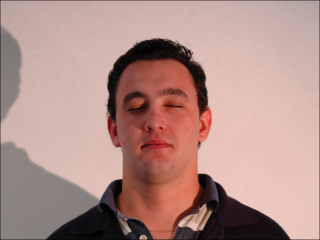
#> input picture Assignment_3/Assignment_4/face_dark.bmp, 320 x 240 px
$ python Skin_modeling.py
#> lines starting #> are read from the running program, lines starting #| are printed output that depends on the picture; after the words box and inside, x2 and y2 are one past the last pixel; in counts of white or black regions, pixels touching at a corner belong together
"""
Erik Sundblad
CS3150
10/27/2021
Extending Skin detection utilizing morphology to improve results
"""

import cv2 as cv
import numpy as np
import matplotlib.pyplot as plt

def skin_detection( src ):
    """ Skin detection in RGB colorspace, using known pixel value minimmums for skin
    as provided by A Survey on Pixel-Based Skin Color Detection Techniques """

    b = src[:,:,0].astype(np.int16)
    g = src[:,:,1].astype(np.int16)
    r = src[:,:,2].astype(np.int16)

    #clever boolean style array
    skin_mask =                                    \
          (r > 96) & (g > 40) & (b > 10)           \
        & ((src.max() - src.min()) > 15)           \
        & (np.abs(r-g) > 15) & (r > g) & (r > b)

    return src * skin_mask.reshape(skin_mask.shape[0], skin_mask.shape[1], 1)

def histogram_normalizer(img):
    """ Function to extract the histogram in list file and pass to local_min
    function to extract desired threshold(seperate spikes in luminocity frequency)"""
    length, width = img.shape
    hist = [0] * 256
    num_pix = length * width
    # loop through and aggregate histogram
    for i in range(length):
        for j in range(width):
            hist[img[i,j]] += 1

    #pass hist to local min function and reserve returned threshold
    thresh, deriv = find_local_min(hist)
    #print(thresh) -> Print out threshold for checking function result

    for i in range(length):
        for j in range(width):
            if img[i, j] > (thresh):
                img[i,j] = 0
    #Mask out any values greater than thresh value
    return img

def find_local_min( hist ):
    """ Function to return threshold of localized minimum
    (largest changes in count of pixels at specific lum values """

    kern = np.array(
            [2,0,0,0,
             2,0,0,0,
             2,0,0,0,
             2,0,0,0,
             1,0,0,0,
             1,0,0,0,
             1,0,0,0,
             1,0,0,0,
             -3,-3,-3,-3
             -3,-3,-3,-3
             ,0,0,0,1
             ,0,0,0,1
             ,0,0,0,1
             ,0,0,0,1
             ,0,0,0,2
             ,0,0,0,2
             ,0,0,0,2
             ,0,0,0,2])
    #// theres a lot of 0's in there what will throw off
    #// the convolution
    hist[0] = 0
    deriv = np.convolve(hist, kern, mode='same')
    threshold = deriv.argmax()
    return threshold, deriv

def filter(pic):
    """ Generic Filter func takes picture to process, filter kernel, and filter name"""
    avg = np.full((11, 11), (1/(11**2)))
    filtered = cv.filter2D(pic, -1, avg)
    plt.figure()
    plt.title("Average Filter")
    plt.imshow(filtered, cmap='gray', vmin=0, vmax=255)
    return filtered

def face_morph(img):
    """Utilizes morphology to better define skin region"""
    kernel_square_open = np.ones((5, 5), np.uint8)  # square kernal of 1
    kernel_square_close = np.ones((15,15), np.uint8) #square kernal of 1

    kernel_cross = np.array(    # For testing out results with different shaped structs
        [[0,0,1,0,0],
        [0,0,1,0,0],
        [1,1,1,1,1],
        [0,0,1,0,0],
        [0,0,1,0,0]], np.uint8
    )
    kernel_circle = np.array(
        [[0, 0, 1, 0, 0],
         [0, 1, 1, 1, 0],
         [1, 1, 1, 1, 1],
         [0, 1, 1, 1, 0],
         [0, 0, 1, 0, 0]], np.uint8
    )
    opening = cv.morphologyEx(img, cv.MORPH_OPEN, kernel_square_open)
    plt.figure()
    plt.title('opening morph')
    plt.imshow(cv.cvtColor(opening, cv.COLOR_BGR2RGB))

    closing = cv.morphologyEx(opening, cv.MORPH_CLOSE, kernel_square_close)
    plt.figure()
    plt.title('closing morph')
    plt.imshow(cv.cvtColor(closing, cv.COLOR_BGR2RGB))
    return closing


if __name__ == "__main__":
    """Main codeblock to perform dilation"""

    # Read in Dark Face, display, apply skin filter, and display
    face_b = cv.imread('face_dark.bmp', cv.IMREAD_COLOR)
#> face_b is the input picture: shape (240, 320, 3); mean B, G, R 136.4, 143.2, 177.3
    skin_b = skin_detection(face_b)
#> in skin_detection, `g = src[:,:,1].astype(np.int16)`:
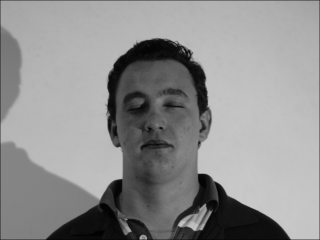
#> g: shape (240, 320) int16; min 1, max 201, mean 143.2
#> in skin_detection, `r = src[:,:,2].astype(np.int16)`:
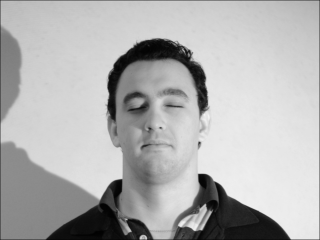
#> r: shape (240, 320) int16; min 1, max 242, mean 177.3
#> in skin_detection, `skin_mask =                                    \ (r > 96) & (g > 40) &..`:
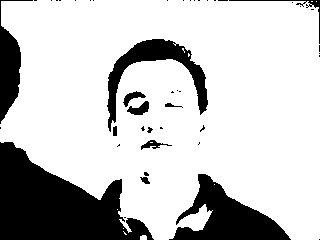
#> skin_mask: shape (240, 320) bool; 77.9% white; 45 black regions (33 under 20 px), largest, box (x1, y1, x2, y2) and area: (0, 142, 154, 240) 8557, (169, 174, 291, 240) 3623, (107, 39, 208, 132) 2350
#> in skin_detection, `return src * skin_mask.reshape(skin_mask.shape[0], skin_mask.shape[1],..`:
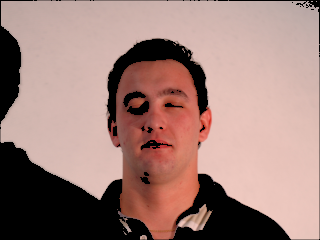
#> returned value: shape (240, 320, 3); mean of channels 0, 1, 2 121.1, 127.8, 159.5; drawn as B, G, R

    # convert filtered dark face to LUV color space and extract Luminance component
    luv = cv.cvtColor(skin_b, cv.COLOR_BGR2LUV)
#> luv: shape (240, 320, 3); mean of channels 0, 1, 2 140.3, 111.6, 145.1
    l = luv[:, :, 0]
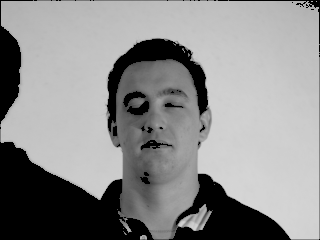
#> l: shape (240, 320); min 0, max 214, mean 140.3

    # pass luminance component to histogram and assign the edited luminance back to luv
    luv[:, :, 0] = histogram_normalizer(l).astype(np.uint8)
#> after the loop in histogram_normalizer, `for i in range(length):`:
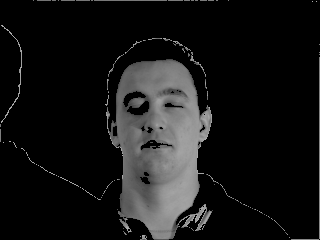
#> img: shape (240, 320); min 0, max 172, mean 21.9
#> luv: shape (240, 320, 3); mean of channels 0, 1, 2 21.9, 111.6, 145.1
    hist = cv.cvtColor(luv, cv.COLOR_LUV2BGR)
    plt.figure()
    plt.title('histogram results')
    plt.imshow(cv.cvtColor(hist, cv.COLOR_BGR2RGB))
    #created a filtered img after histographical correction to skin detection
    avg = filter(hist)

    #morph both the original and filtered images
    double = filter(face_morph(hist))
    face_morph(avg)
#> in face_morph (call 2), `closing = cv.morphologyEx(opening, cv.MORPH_CLOSE, kernel_square_close)`:
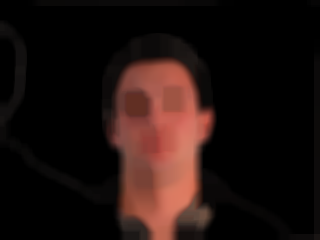
#> closing: shape (240, 320, 3); mean B, G, R 14.6, 17.4, 31
    plt.figure()
    plt.title('filter final')
    plt.imshow(cv.cvtColor(double, cv.COLOR_BGR2RGB))


    plt.show()
